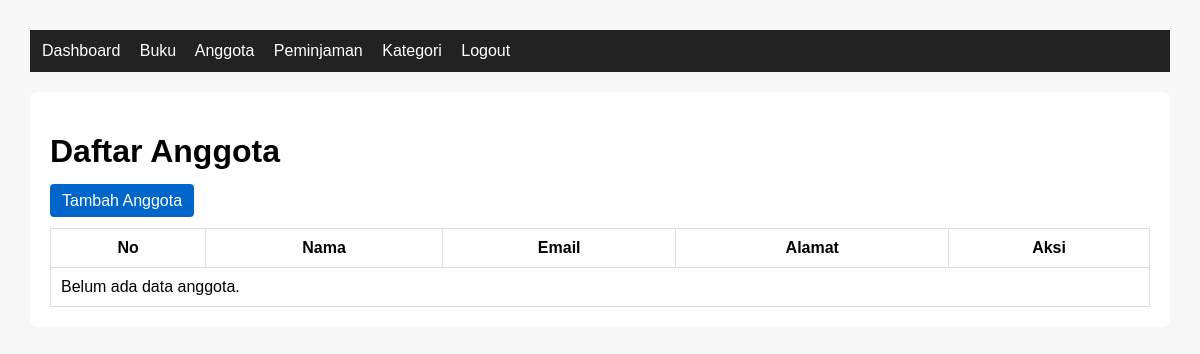
The app's page /anggota/ (signed in), older data.
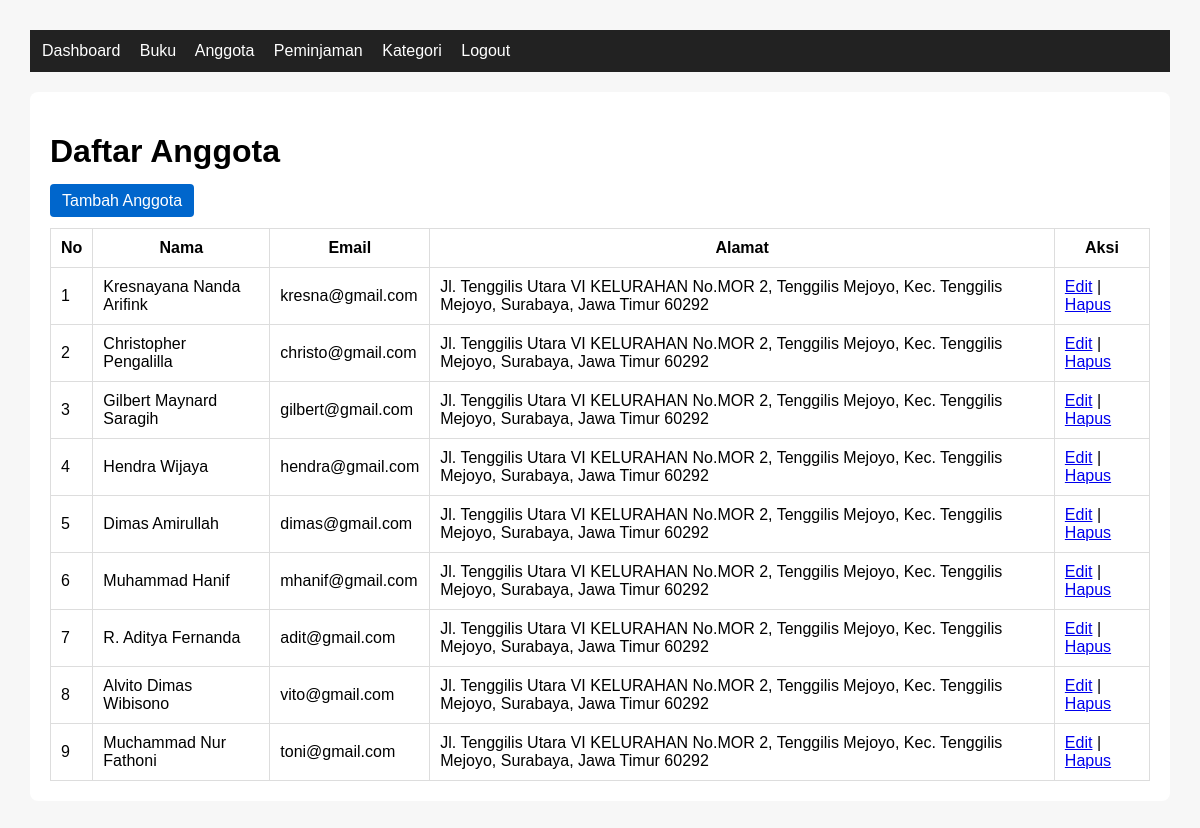
The same page, newer data.
### perpustakaan/models.py (models this page shows, shortened)
class Anggota(models.Model):
    nama_anggota = models.CharField(max_length=150)
    email_anggota = models.CharField(unique=True, max_length=100)
    alamat_anggota = models.TextField()
    tanggal_daftar = models.DateField(auto_now_add=True)

### perpustakaan/views.py (the view)
# urls.py: path('anggota/', views.daftar_anggota, name='daftar_anggota'),
@login_required
def daftar_anggota(request):
    anggota = Anggota.objects.all()
    return render(request, 'perpustakaan/daftar_anggota.html', {
        'anggota': anggota
    })

### perpustakaan/templates/perpustakaan/daftar_anggota.html
{% extends 'perpustakaan/base.html' %}
{% block content %}
<h1>Daftar Anggota</h1>
<a href="{% url 'tambah_anggota' %}" class="btn">Tambah Anggota</a>
<br><br>
<table>
    <tr>
        <th>No</th>
        <th>Nama</th>
        <th>Email</th>
        <th>Alamat</th>
        <th>Aksi</th>
    </tr>
    {% for item in anggota %}
    <tr>
        <td>{{ forloop.counter }}</td>
        <td>{{ item.nama_anggota }}</td>
        <td>{{ item.email_anggota }}</td>
        <td>{{ item.alamat_anggota }}</td>
        <td>
            <a href="{% url 'edit_anggota' item.id %}">Edit</a> |
            <a href="{% url 'hapus_anggota' item.id %}">Hapus</a>
        </td>
    </tr>
    {% empty %}
    <tr>
        <td colspan="5">Belum ada data anggota.</td>
    </tr>
    {% endfor %}
</table>
{% endblock %}

### perpustakaan/templates/perpustakaan/base.html (shortened to what this page needs)
<!doctype html>
<html lang="id">
  <head>
  </head>
  <body>
    <nav>
      <a href="{% url 'dashboard' %}">Dashboard</a>
      <a href="{% url 'daftar_buku' %}">Buku</a>
      <a href="{% url 'daftar_anggota' %}">Anggota</a>
      <a href="{% url 'daftar_peminjaman' %}">Peminjaman</a>
      <a href="{% url 'daftar_kategori' %}">Kategori</a>
      <a href="{% url 'logout' %}">Logout</a>
    </nav>
    <div class="container">
       {% block content %} {% endblock %}
    </div>
  </body>
</html>

### perpustakaan/templates/perpustakaan/base.html (style rules this page uses)
body { font-family: Arial, sans-serif; margin: 30px; background: #f7f7f7; }
nav { background: #222; padding: 12px; margin-bottom: 20px; }
nav a { color: white; margin-right: 15px; text-decoration: none; }
.container { background: white; padding: 20px; border-radius: 8px; }
table { width: 100%; border-collapse: collapse; background: white; }
table, th, td { border: 1px solid #ddd; }
th, td { padding: 10px; }
.btn { padding: 8px 12px; background: #0066cc; color: white; text-decoration: none; border-radius: 4px; border: none; }

Row changes from the older to the newer data that the page shows:
added Anggota: nama_anggota "Kresnayana Nanda Arifink", email_anggota "kresna@gmail.com", alamat_anggota "Jl. Tenggilis Utara VI KELURAHAN No.MOR 2, Tenggilis Mejoyo, Kec. Tenggilis Mejoyo, Surabaya, Jawa Timur 60292"
added Anggota: nama_anggota "Christopher Pengalilla", email_anggota "christo@gmail.com", alamat_anggota "Jl. Tenggilis Utara VI KELURAHAN No.MOR 2, Tenggilis Mejoyo, Kec. Tenggilis Mejoyo, Surabaya, Jawa Timur 60292"
added Anggota: nama_anggota "Gilbert Maynard Saragih", email_anggota "gilbert@gmail.com", alamat_anggota "Jl. Tenggilis Utara VI KELURAHAN No.MOR 2, Tenggilis Mejoyo, Kec. Tenggilis Mejoyo, Surabaya, Jawa Timur 60292"
added Anggota: nama_anggota "Hendra Wijaya", email_anggota "hendra@gmail.com", alamat_anggota "Jl. Tenggilis Utara VI KELURAHAN No.MOR 2, Tenggilis Mejoyo, Kec. Tenggilis Mejoyo, Surabaya, Jawa Timur 60292"
added Anggota: nama_anggota "Dimas Amirullah", email_anggota "dimas@gmail.com", alamat_anggota "Jl. Tenggilis Utara VI KELURAHAN No.MOR 2, Tenggilis Mejoyo, Kec. Tenggilis Mejoyo, Surabaya, Jawa Timur 60292"
added Anggota: nama_anggota "Muhammad Hanif", email_anggota "mhanif@gmail.com", alamat_anggota "Jl. Tenggilis Utara VI KELURAHAN No.MOR 2, Tenggilis Mejoyo, Kec. Tenggilis Mejoyo, Surabaya, Jawa Timur 60292"
added Anggota: nama_anggota "R. Aditya Fernanda", email_anggota "adit@gmail.com", alamat_anggota "Jl. Tenggilis Utara VI KELURAHAN No.MOR 2, Tenggilis Mejoyo, Kec. Tenggilis Mejoyo, Surabaya, Jawa Timur 60292"
added Anggota: nama_anggota "Alvito Dimas Wibisono", email_anggota "vito@gmail.com", alamat_anggota "Jl. Tenggilis Utara VI KELURAHAN No.MOR 2, Tenggilis Mejoyo, Kec. Tenggilis Mejoyo, Surabaya, Jawa Timur 60292"
added Anggota: nama_anggota "Muchammad Nur Fathoni", email_anggota "toni@gmail.com", alamat_anggota "Jl. Tenggilis Utara VI KELURAHAN No.MOR 2, Tenggilis Mejoyo, Kec. Tenggilis Mejoyo, Surabaya, Jawa Timur 60292"
Text that changed along with them:
text no longer shown: "Belum ada data anggota."
